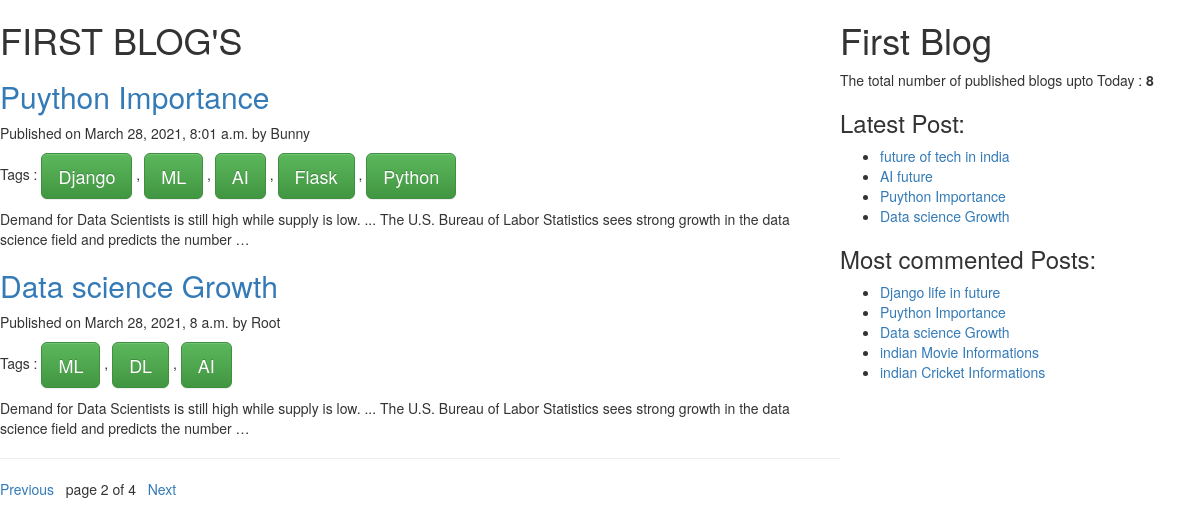
Screenshot of /?page=2 with the database file from the repository.
### BlogApp/models.py (models this page shows, shortened)
class Post(models.Model):
    STATUS_CHOICE=(('draft',"Draft"),('published','Published'))
    title = models.CharField(max_length=256)
    slug= models.SlugField(max_length=164,unique_for_date='publish')
    author=models.ForeignKey(User, related_name="blog_post", on_delete=models.CASCADE)
    body= models.TextField()
    publish= models.DateTimeField(default=timezone.now)
    created=models.DateTimeField(auto_now_add=True)
    updated=models.DateTimeField(auto_now=True)
    status=models.CharField(max_length=10,choices=STATUS_CHOICE , default='draft')
    objects = CustomManager()  # Added in the class of model created (published post show )
    tags = TaggableManager()
    class Meta:
        ordering=('-publish',)
    def get_absolute_url(self) :
        return reverse('post_detail',args=[self.publish.year,self.publish.strftime('%m'),self.publish.strftime('%d'),self.slug])

### BlogApp/views.py (the view)
# urls.py: path('', views.post_list_view),
def post_list_view(request,tag_slug=None):
    post_list=Post.objects.all()
    tag=None
    if tag_slug:
        tag=get_object_or_404(Tag,slug=tag_slug)
        post_list=post_list.filter(tags__in=[tag])
    paginator=Paginator(post_list,2) # Paginator how many post you want to show per page  "next & Previous"
    page_number=request.GET.get('page')
    try:
        post_list=paginator.page(page_number)
    except PageNotAnInteger:
        post_list=paginator.page(1)
    except EmptyPage:
        post_list=paginator.page(paginator.num_pages)
    return render(request,'BlogApp/post_list.html',{'post_list':post_list})

### BlogApp/models.py (called while the page is built)
    def get_queryset(self):
        return super().get_queryset().filter(status='published') # use of this class it will show only Published Post

### BlogApp/templatetags/BlogApp_tags.py (called while the page is built)
@register.simple_tag(name="my_tag")  # the usage of simple_tag to return number of post published
def total_posts():
    return Post.objects.count()

@register.inclusion_tag('BlogApp/latest_posts123.html')  # usage of inclusion_tag to dispaly Latest Posts
def show_latest_posts(count=3): # you can write how many post you want
    latest_posts =Post.objects.order_by('-publish')[:count]  # Most recent Three [:3] or [:count] whtaever post you want to show
    return {'latest_posts':latest_posts}

@register.simple_tag
def get_most_commented_posts(count=5):
    return Post.objects.annotate(total_comments=Count('comments')).order_by('-total_comments')[:count]   # ('-total_commments')"-" minus here top most comment then after that and then

### templates/BlogApp/post_list.html (shortened to what this page needs)
{% extends 'BlogApp/base.html' %}
    {% block content %}
      <h1 >FIRST BLOG'S</h1>
      {% for post in post_list %}
      <a href="{{post.get_absolute_url}}"><h2> {{post.title}}</h2></a>
      <p id='date'>Published on {{post.publish}} by {{post.author|title}}</p>
      <p> Tags :
        {% for tag in post.tags.all %}
          <a href="{%url 'post_list_by_tag_name' tag.slug%}" class="btn btn-success btn-lg">{{tag.name}}</a>
          {%if not forloop.last%},{%endif%}
        {%endfor%}
      </p>
        {{post.body|truncatewords:30|linebreaks}}
      {% endfor %}
      <hr>
{%include 'BlogApp/paginator.html' with page=post_list%}
    {% endblock %}

### templates/BlogApp/base.html (shortened to what this page needs)
<!DOCTYPE html>{% load static %}
{% load BlogApp_tags %}
<html lang="en" dir="ltr">
  <head>
<link rel="stylesheet" href="https://maxcdn.bootstrapcdn.com/bootstrap/3.3.7/css/bootstrap.min.css">
<link rel="stylesheet" href="https://maxcdn.bootstrapcdn.com/bootstrap/3.3.7/css/bootstrap-theme.min.css">
<link rel="stylesheet" href="{% static 'css/post_list.css' %}">
  </head>
  <body>
    <div class="content">
      {%block content%}{%endblock%}
    </div>
    <div class="sidebar">
      <h1>First Blog</h1>
     <p>The total number of published  blogs upto Today : <span id='pcount'> {%  my_tag %} </span></p>
     <h3>Latest Post:</h3>{% show_latest_posts 4%}
     <h3>Most commented Posts:</h3>
     {% get_most_commented_posts as most_commented_posts %}
     <ul>
       {% for post in most_commented_posts %}
       <li><a href="{{post.get_absolute_url}}">{{post.title}}</a></li>
       {%endfor%}
     </ul>
    </div>
  </body>
</html>

### templates/BlogApp/latest_posts123.html (shortened to what this page needs)
<ul>
    {%for post in latest_posts %}
    <li><a href="{{post.get_absolute_url}}">{{post.title}}</a></li>
    {%endfor %}
</ul>

### static/css/post_list.css (style rules this page uses)
.content { width: 70%; float: left; }
.sidebar { width: 30%; float: right; }
#pcount { font: size 40px; flood-color: blueviolet ; font-weight: bold; }

### rows the page displays
Post: title "Puython Importance", publish "March 28, 2021, 8:01 a.m.", author "Bunny", body "Demand for Data Scientists is still high while supply is low. ... The U.S. Bureau of Labor Statistics sees strong growth in the data science field and predicts the number …"
Tag: name "Django"
Tag: name "ML"
Tag: name "AI"
Tag: name "Flask"
Tag: name "Python"
Post: title "Data science Growth", publish "March 28, 2021, 8 a.m.", author "Root", body "Demand for Data Scientists is still high while supply is low. ... The U.S. Bureau of Labor Statistics sees strong growth in the data science field and predicts the number …"
Tag: name "DL"
Post: title "future of tech in india"
Post: title "AI future"
Post: title "Django life in future"
Post: title "indian Movie Informations"
Post: title "indian Cricket Informations"

### other values shown
{{ page.number }} "2"
{{ page.paginator.num_pages }} "4"
